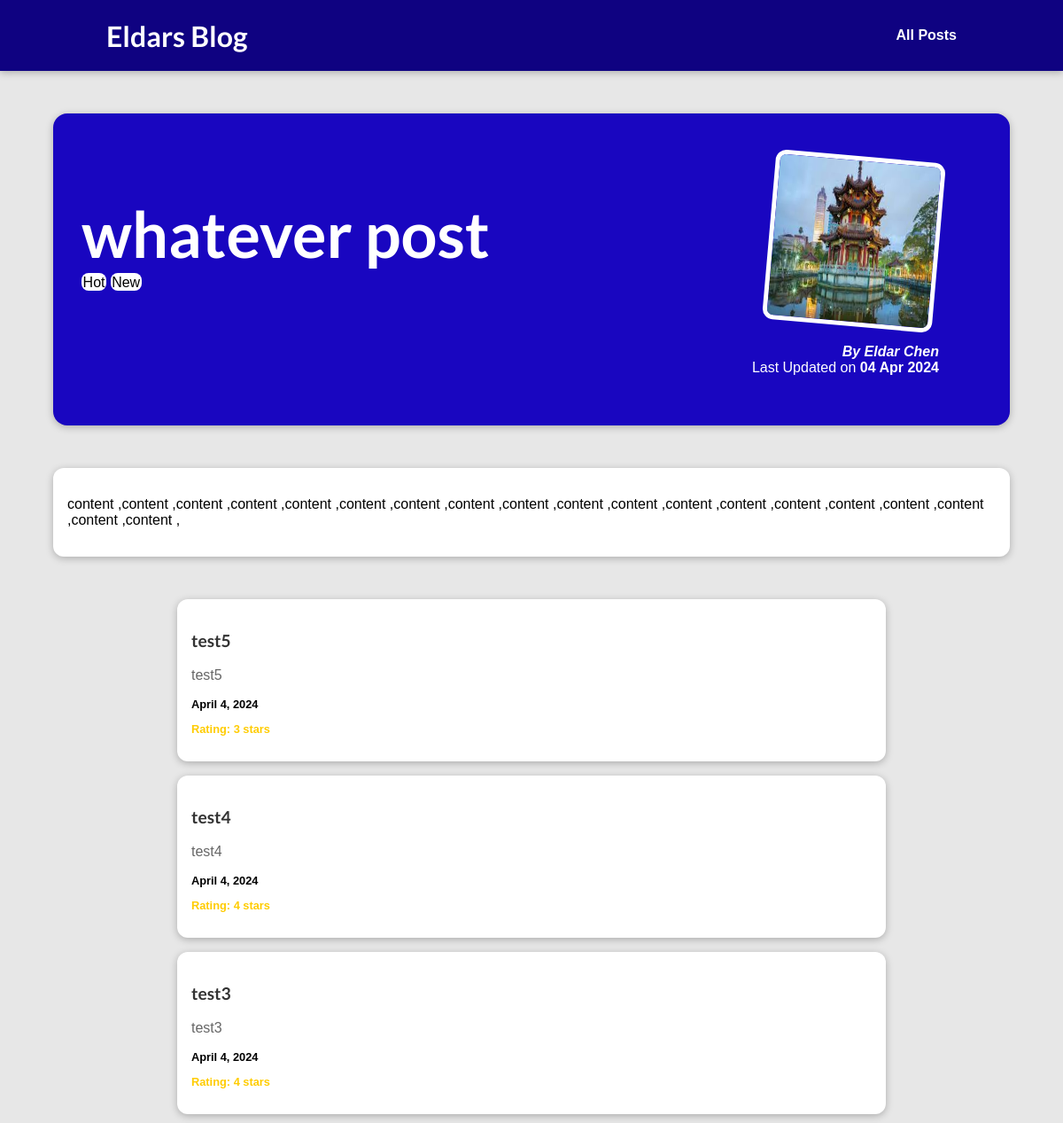
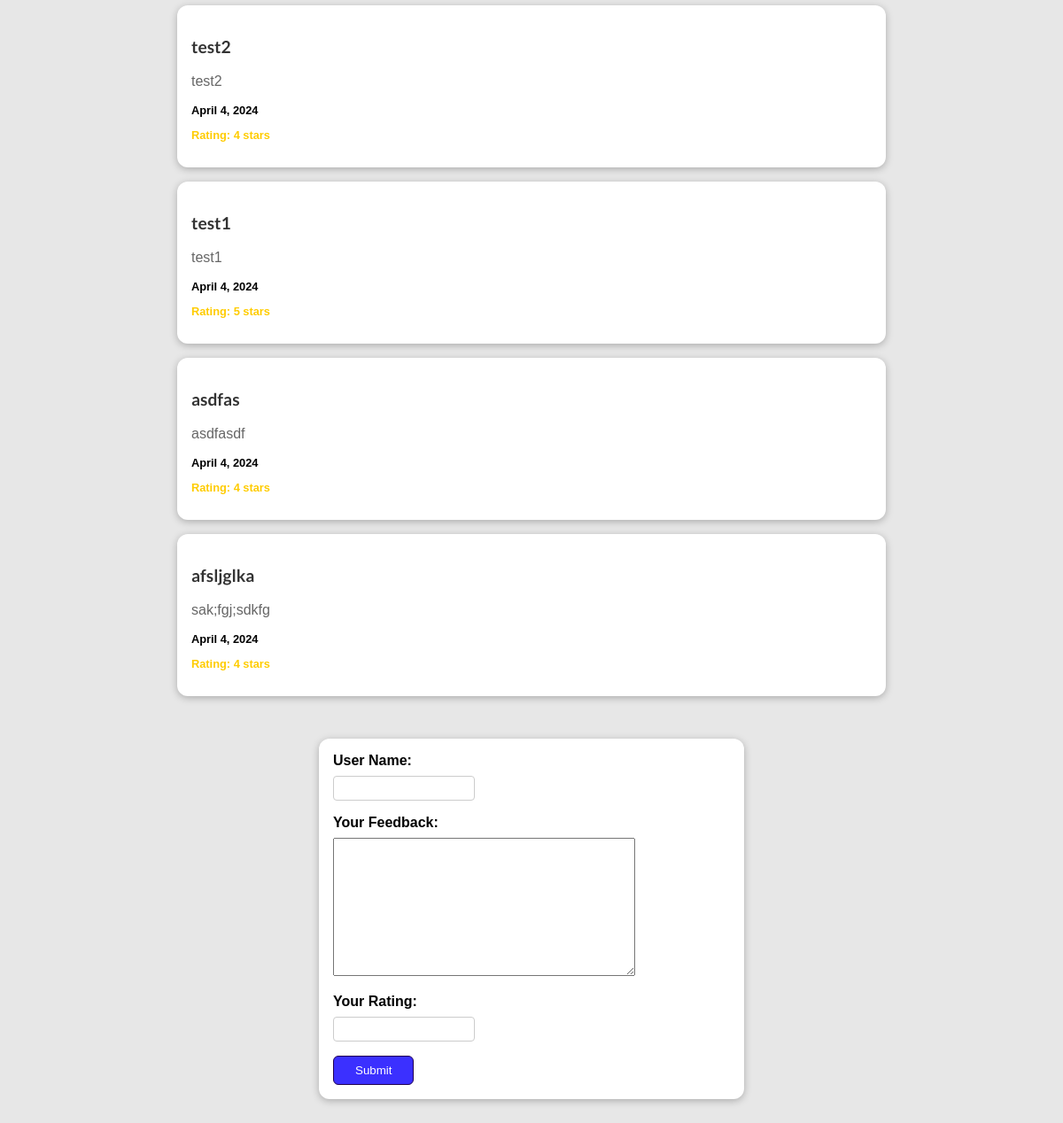
The page /posts/whatever-post on the database its author committed (2 pictures, top to bottom).
### blog/models.py (models this page shows, shortened)
class Post(models.Model):
    title = models.CharField(max_length=150)
    excerpt = models.CharField(max_length=200)
    image_name = models.CharField(max_length=100)
    image = models.ImageField(upload_to="static/posts", null=True)
    date = models.DateField(auto_now=True)
    created_at = models.DateTimeField(auto_now_add=True)
    slug = models.SlugField(unique=True)
    content = models.TextField(validators=[MinLengthValidator(10)])
    author = models.ForeignKey(
        Author, on_delete=models.SET_NULL, null=True, related_name="posts")
    tags = models.ManyToManyField(Tag)

class Tag(models.Model):
    caption = models.CharField(max_length=50)

class Author(models.Model):
    first_name = models.CharField(max_length=100)
    last_name = models.CharField(max_length=100)
    email_address = models.EmailField()
    def full_name(self):
        return f"{self.first_name} {self.last_name}"
    def __str__(self):
        return self.full_name()

class Review(models.Model):
    user_name = models.CharField(max_length=100)
    review_text = models.TextField(max_length=200)
    rating = models.IntegerField(validators=[MinValueValidator(1), MaxValueValidator(5)])
    date = models.DateField(auto_now=True)
    identified_post = models.ForeignKey("blog.Post", null=True, blank=True, on_delete=models.CASCADE)

### blog/views.py (the view)
# urls.py: path("posts/<slug:slug>", views.post_detail,
def post_detail(request, slug):
    identified_post = get_object_or_404(Post, slug=slug)
    if request.method == 'POST':
        form = ReviewForm(request.POST, initial={'post': identified_post})
        if form.is_valid():
            review = form.save()
            review.identified_post = identified_post
            review.save()
            return redirect('post-detail-page', slug=slug)
    else:
        form = ReviewForm(initial={'post': identified_post})
    review_card = Review.objects.filter(
        identified_post=identified_post).order_by('-date')
    return render(request, "blog/post-detail.html", {'post': identified_post, "tags": identified_post.tags.all(), "form": form, "review_card": review_card})

### blog/forms.py
class ReviewForm(forms.ModelForm):
    rating = forms.IntegerField(label='Your Rating', min_value=1, max_value=5)
    class Meta:
        model = Review
        fields = ['user_name', 'review_text', 'rating']
        labels = {
            "user_name": "User Name",
            "review_text": "Your Feedback",
            "rating": "Your Rating",
        }
        error_messages = {
            "user_name": {
                "required": "Your name must not be empty",
                "max_length": "Please enter a shorter name",
                "min_length": "Please enter a longer feedback"
            }
        }

### blog/templates/blog/post-detail.html (shortened to what this page needs)
{% extends 'base.html' %}
{% load static %}
{% block css_files %}
    <link rel="stylesheet" href="{% static 'blog/post-details.css' %}" />
    <link rel="stylesheet" href="{% static 'blog/forms.css' %}" />
    <link rel="stylesheet" href="{% static 'blog/reviews.css' %}" />
{% endblock %}
{% block content %}
    <section id="summary">
        <h2>{{ post.title }}</h2>
        <div>
            {% for tag in tags %}
                <span class="tag">{{ tag.caption }}</span>
            {% endfor %}
        </div>
        <article>
            <img src="{{ post.image.url }}" alt="{{ post.title }}" />
            <address>By <a href="mailto:{{ post.author.email_address }}">{{post.author}}</a></address>
            <div>
                Last Updated on <time>{{ post.date|date:"d M Y"}}</time>
            </div>
        </article>
    </section>
    <main>
        <p>
            {{ post.content|linebreaks }}
        </p>
    </main>
    {% for review in review_card reversed %}
        <div class="review-card">
            <h3>{{ review.user_name }}</h3>
            <p>{{ review.review_text }}</p>
            <p>{{ review.date }}</p>
            <p>Rating: {{ review.rating }} stars</p>
        </div>
    {% endfor %}
    <form method="post" action="{% url 'post-detail-page' post.slug %}">
        {% for field in form %}
            <div class="form-control {% if field.errors %}errors{% endif %}">
                {{ field.label_tag }}
                {{ field }}
            </div>
        {% endfor %}
        <button>Submit</button>
    </form>
{% endblock %}

### static/app.css (style rules this page uses)
* { box-sizing: border-box; }
html { font-family: 'Open Sans', 'Lato', sans-serif; }
body { margin: 0; }
h1, h2, h3 { font-family: 'Lato', sans-serif; font-weight: bold; }

### blog/static/blog/post-details.css (style rules this page uses)
body { background-color: #e7e7e7; }
#summary { margin: 8rem auto 3rem auto; padding: 2rem; width: 90%; max-width: 90rem; border-radius: 16px; background-color: #1906c0; position: relative; box-shadow: 0 2px 8px rgba(0, 0, 0, 0.25); height: 22rem; }
#summary h2 { color: white; font-size: 4.5rem; margin-bottom: 0.25rem; }
#summary article { position: absolute; top: 2rem; right: 3rem; padding: 1rem 2rem; border-radius: 12px; text-align: right; color: white; }
#summary article img { width: 12rem; height: 12rem; border-radius: 12px; transform: rotateZ(5deg); border: 5px solid white; margin-bottom: 1rem; }
#summary address { font-weight: bold; }
#summary a { color: white; text-decoration: none; }
#summary time { font-weight: bold; }
main { width: 90%; max-width: 90rem; margin: 3rem auto; background-color: white; padding: 1rem; border-radius: 12px; box-shadow: 0 2px 8px rgba(0, 0, 0, 0.25); }
.tag { background-color: white; color: rgb(0, 0, 0); padding: 0.1rem; border-radius: 8px; }

### blog/static/blog/forms.css (style rules this page uses)
body { font-family: sans-serif; margin: 0; }
form { margin: 3rem auto; width: 90%; max-width: 30rem; padding: 1rem; border-radius: 12px; background-color: white; box-shadow: 0 2px 8px rgba(0, 0, 0, 0.26); }
button { cursor: pointer; padding: 0.5rem 1.5rem; border-radius: 6px; background-color: #3b30ff; color: white; border: 1px solid #1f0050; }
.form-control { margin-bottom: 1rem; }
.form-control input { font: inherit; padding: 0.25rem; border-radius: 4px; border: 1px solid #ccc; display: block; width: 10rem; }
.form-control label { font-weight: bold; display: block; margin-bottom: 0.5rem; }

### blog/static/blog/reviews.css (style rules this page uses)
.review-card { margin: 3rem auto; width: 100%; max-width: 50rem; padding: 1rem; border-radius: 12px; background-color: white; box-shadow: 0 2px 8px rgba(0, 0, 0, 0.26); margin: 1rem auto; }
.review-card h3 { color: #333; font-size: 1.2rem; }
.review-card p { color: #666; font-size: 1rem; }
.review-card p:nth-child(4) { color: #ffcc00; font-weight: bold; font-size: 0.8rem; }
.review-card p:nth-child(3) { color: #000000; font-weight: bold; font-size: 0.8rem; }

### rows shown on the page
Post: title "whatever post", image (picture), author "Eldar Chen", date "04 Apr 2024", content "content ,content ,content ,content ,content ,content ,content ,content ,content ,content ,content ,content ,content ,content ,content ,content ,content ,content ,content ,"
Tag: caption "Hot"
Tag: caption "New"
Review: user_name "test5", review_text "test5", date "April 4, 2024", rating "3"
Review: user_name "test4", review_text "test4", date "April 4, 2024", rating "4"
Review: user_name "test3", review_text "test3", date "April 4, 2024", rating "4"
Review: user_name "test2", review_text "test2", date "April 4, 2024", rating "4"
Review: user_name "test1", review_text "test1", date "April 4, 2024", rating "5"
Review: user_name "asdfas", review_text "asdfasdf", date "April 4, 2024", rating "4"
Review: user_name "afsljglka", review_text "sak;fgj;sdkfg", date "April 4, 2024", rating "4"

### other values the page prints
{{ field.label_tag }} "User Name:" "Your Feedback:" "Your Rating:"
